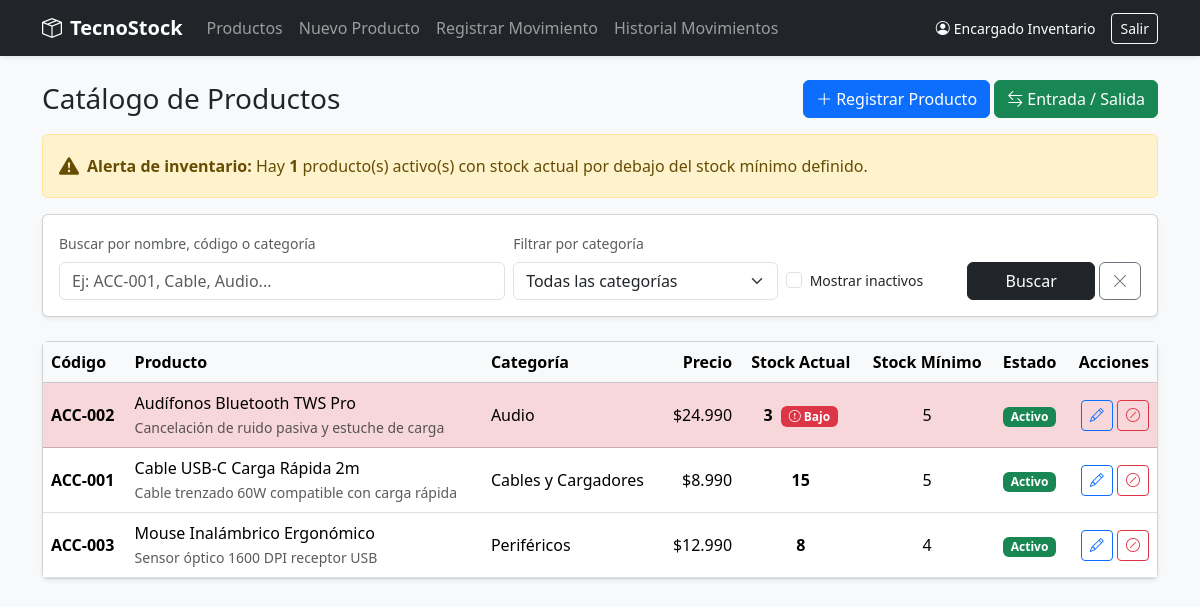
Page /productos/index.php (signed in) on the committed database.
### tables this page shows
CREATE TABLE IF NOT EXISTS producto (
    id_producto INT AUTO_INCREMENT PRIMARY KEY,
    codigo VARCHAR(50) NOT NULL UNIQUE,
    nombre VARCHAR(120) NOT NULL,
    descripcion TEXT,
    precio DECIMAL(10, 2) NOT NULL CHECK (precio >= 0),
    stock_actual INT NOT NULL DEFAULT 0 CHECK (stock_actual >= 0),
    stock_minimo INT NOT NULL DEFAULT 0 CHECK (stock_minimo >= 0),
    estado TINYINT(1) NOT NULL DEFAULT 1,
    id_categoria INT NOT NULL,
    CONSTRAINT fk_producto_categoria FOREIGN KEY (id_categoria) REFERENCES categoria(id_categoria)
);

CREATE TABLE IF NOT EXISTS categoria (
    id_categoria INT AUTO_INCREMENT PRIMARY KEY,
    nombre VARCHAR(80) NOT NULL UNIQUE,
    descripcion VARCHAR(255),
    estado TINYINT(1) NOT NULL DEFAULT 1
);

### includes/auth.php (called while the page is built, shortened)
<?php
function e(?string $valor): string {
    return htmlspecialchars((string)$valor, ENT_QUOTES, 'UTF-8');
}

### productos/index.php (the view, shortened to what this page needs)
<?php
require_once __DIR__ . '/../config/conexion.php';
require_once __DIR__ . '/../includes/header.php';
$busqueda      = trim($_GET['q'] ?? '');
$ver_inactivos = isset($_GET['inactivos']) && $_GET['inactivos'] === '1';
$sql = 'SELECT p.*, c.nombre AS categoria_nombre
        FROM producto p
        INNER JOIN categoria c ON p.id_categoria = c.id_categoria
        WHERE 1=1';
$params = [];
if (!$ver_inactivos) {
    $sql .= ' AND p.estado = 1';
}
$sql .= ' ORDER BY p.estado DESC, p.nombre ASC';
$stmt = $pdo->prepare($sql);
$stmt->execute($params);
$productos = $stmt->fetchAll();
$bajo_stock_count = 0;
foreach ($productos as $prod) {
    if ((int)$prod['estado'] === 1 && (int)$prod['stock_actual'] < (int)$prod['stock_minimo']) {
        $bajo_stock_count++;
    }
}
?>
<div class="d-flex justify-content-between align-items-center mb-3">
    <h3 class="mb-0">Catálogo de Productos</h3>
    <div>
        <a href="crear.php" class="btn btn-primary"><i class="bi bi-plus-lg me-1"></i>Registrar Producto</a>
        <a href="../movimientos/registrar.php" class="btn btn-success"><i class="bi bi-arrow-left-right me-1"></i>Entrada / Salida</a>
    </div>
</div>
<?php if ($bajo_stock_count > 0): ?>
    <div class="alert alert-warning d-flex align-items-center">
        <i class="bi bi-exclamation-triangle-fill me-2 fs-5"></i>
        <div>
            <strong>Alerta de inventario:</strong> Hay <strong><?= $bajo_stock_count ?></strong> producto(s) activo(s) con stock actual por debajo del stock mínimo definido.
        </div>
    </div>
<?php endif; ?>
<div class="card shadow-sm mb-4">
    <div class="card-body">
        <form method="GET" class="row g-2 align-items-end">
            <div class="col-md-5">
                <label class="form-label small text-muted">Buscar por nombre, código o categoría</label>
                <input type="text" name="q" class="form-control" placeholder="Ej: ACC-001, Cable, Audio..." value="<?= e($busqueda) ?>">
            </div>
            <div class="col-md-3">
                <label class="form-label small text-muted">Filtrar por categoría</label>
                <select name="categoria" class="form-select">
                    <option value="">Todas las categorías</option>
                </select>
            </div>
            <div class="col-md-2">
                <div class="form-check mb-2">
                    <input class="form-check-input" type="checkbox" name="inactivos" value="1" id="chkInactivos" <?= $ver_inactivos ? 'checked' : '' ?>>
                    <label class="form-check-label small" for="chkInactivos">Mostrar inactivos</label>
                </div>
            </div>
            <div class="col-md-2 d-flex gap-1">
                <button type="submit" class="btn btn-dark w-100">Buscar</button>
                <a href="index.php" class="btn btn-outline-secondary" title="Limpiar"><i class="bi bi-x-lg"></i></a>
            </div>
        </form>
    </div>
</div>
<div class="card shadow-sm">
    <div class="table-responsive">
        <table class="table table-hover align-middle mb-0">
            <thead class="table-light">
                <tr>
                    <th>Código</th>
                    <th>Producto</th>
                    <th>Categoría</th>
                    <th class="text-end">Precio</th>
                    <th class="text-center">Stock Actual</th>
                    <th class="text-center">Stock Mínimo</th>
                    <th class="text-center">Estado</th>
                    <th class="text-end">Acciones</th>
                </tr>
            </thead>
            <tbody>
            <?php if (empty($productos)): ?>
                <tr>
                    <td colspan="8" class="text-center py-4 text-muted">No se encontraron productos con los criterios seleccionados.</td>
                </tr>
            <?php else: ?>
                <?php foreach ($productos as $p):
                    $activo = (int)$p['estado'] === 1;
                    $bajo_stock = $activo && ((int)$p['stock_actual'] < (int)$p['stock_minimo']);
                ?>
                <tr class="<?= !$activo ? 'table-secondary text-muted' : ($bajo_stock ? 'table-danger' : '') ?>">
                    <td class="fw-semibold"><?= e($p['codigo']) ?></td>
                    <td>
                        <div><?= e($p['nombre']) ?></div>
                        <?php if (!empty($p['descripcion'])): ?>
                            <small class="text-muted"><?= e($p['descripcion']) ?></small>
                        <?php endif; ?>
                    </td>
                    <td><?= e($p['categoria_nombre']) ?></td>
                    <td class="text-end">$<?= number_format((float)$p['precio'], 0, ',', '.') ?></td>
                    <td class="text-center fw-bold">
                        <?= (int)$p['stock_actual'] ?>
                        <?php if ($bajo_stock): ?>
                            <span class="badge bg-danger ms-1"><i class="bi bi-exclamation-circle"></i> Bajo</span>
                        <?php endif; ?>
                    </td>
                    <td class="text-center"><?= (int)$p['stock_minimo'] ?></td>
                    <td class="text-center">
                        <?php if ($activo): ?>
                            <span class="badge bg-success">Activo</span>
                        <?php else: ?>
                            <span class="badge bg-secondary">Desactivado</span>
                        <?php endif; ?>
                    </td>
                    <td class="text-end">
                        <a href="editar.php?id=<?= (int)$p['id_producto'] ?>" class="btn btn-sm btn-outline-primary" title="Editar">
                            <i class="bi bi-pencil"></i>
                        </a>
                        <?php if ($activo): ?>
                            <form method="POST" action="desactivar.php" class="d-inline" onsubmit="return confirm('¿Desactivar el producto <?= e($p['codigo']) ?>? No se eliminará el historial.');">
                                <button type="submit" class="btn btn-sm btn-outline-danger" title="Desactivar">
                                    <i class="bi bi-slash-circle"></i>
                                </button>
                            </form>
                        <?php endif; ?>
                    </td>
                </tr>
                <?php endforeach; ?>
            <?php endif; ?>
            </tbody>
        </table>
    </div>
</div>
<?php require_once __DIR__ . '/../includes/footer.php'; ?>

### includes/header.php (shortened to what this page needs)
<?php require_once __DIR__ . '/auth.php'; ?>
<!DOCTYPE html>
<html lang="es">
<head>
    <link href="https://cdn.jsdelivr.net/npm/bootstrap@5.3.3/dist/css/bootstrap.min.css" rel="stylesheet">
    <link href="https://cdn.jsdelivr.net/npm/bootstrap-icons@1.11.3/font/bootstrap-icons.min.css" rel="stylesheet">
</head>
<body class="bg-light">
<nav class="navbar navbar-expand-lg navbar-dark bg-dark mb-4 shadow-sm">
    <div class="container">
        <a class="navbar-brand fw-bold" href="/tecnostock/productos/index.php">
            <i class="bi bi-box-seam me-2"></i>TecnoStock
        </a>
        <div class="collapse navbar-collapse" id="navbarNav">
            <ul class="navbar-nav me-auto">
                <li class="nav-item">
                    <a class="nav-link" href="/tecnostock/productos/index.php">Productos</a>
                </li>
                <li class="nav-item">
                    <a class="nav-link" href="/tecnostock/productos/crear.php">Nuevo Producto</a>
                </li>
                <li class="nav-item">
                    <a class="nav-link" href="/tecnostock/movimientos/registrar.php">Registrar Movimiento</a>
                </li>
                <li class="nav-item">
                    <a class="nav-link" href="/tecnostock/movimientos/index.php">Historial Movimientos</a>
                </li>
            </ul>
            <div class="d-flex align-items-center text-white">
                <span class="me-3 small"><i class="bi bi-person-circle me-1"></i><?= e($_SESSION['nombre']) ?></span>
                <a href="/tecnostock/logout.php" class="btn btn-outline-light btn-sm">Salir</a>
            </div>
        </div>
    </div>
</nav>
<div class="container pb-5">

### includes/footer.php (shortened to what this page needs)
</div>
</body>
</html>

### rows in the picture
producto: codigo "ACC-002", nombre "Audífonos Bluetooth TWS Pro", descripcion "Cancelación de ruido pasiva y estuche de carga", id_categoria.nombre "Audio", precio "24.990", stock_actual "3", estado 1 (drawn), stock_minimo "5"
producto: codigo "ACC-001", nombre "Cable USB-C Carga Rápida 2m", descripcion "Cable trenzado 60W compatible con carga rápida", id_categoria.nombre "Cables y Cargadores", precio "8.990", stock_actual "15", stock_minimo "5", estado "Activo"
producto: codigo "ACC-003", nombre "Mouse Inalámbrico Ergonómico", descripcion "Sensor óptico 1600 DPI receptor USB", id_categoria.nombre "Periféricos", precio "12.990", stock_actual "8", stock_minimo "4", estado "Activo"

### other values in the picture
$_SESSION['nombre'] "Encargado Inventario"
$bajo_stock_count "1"
